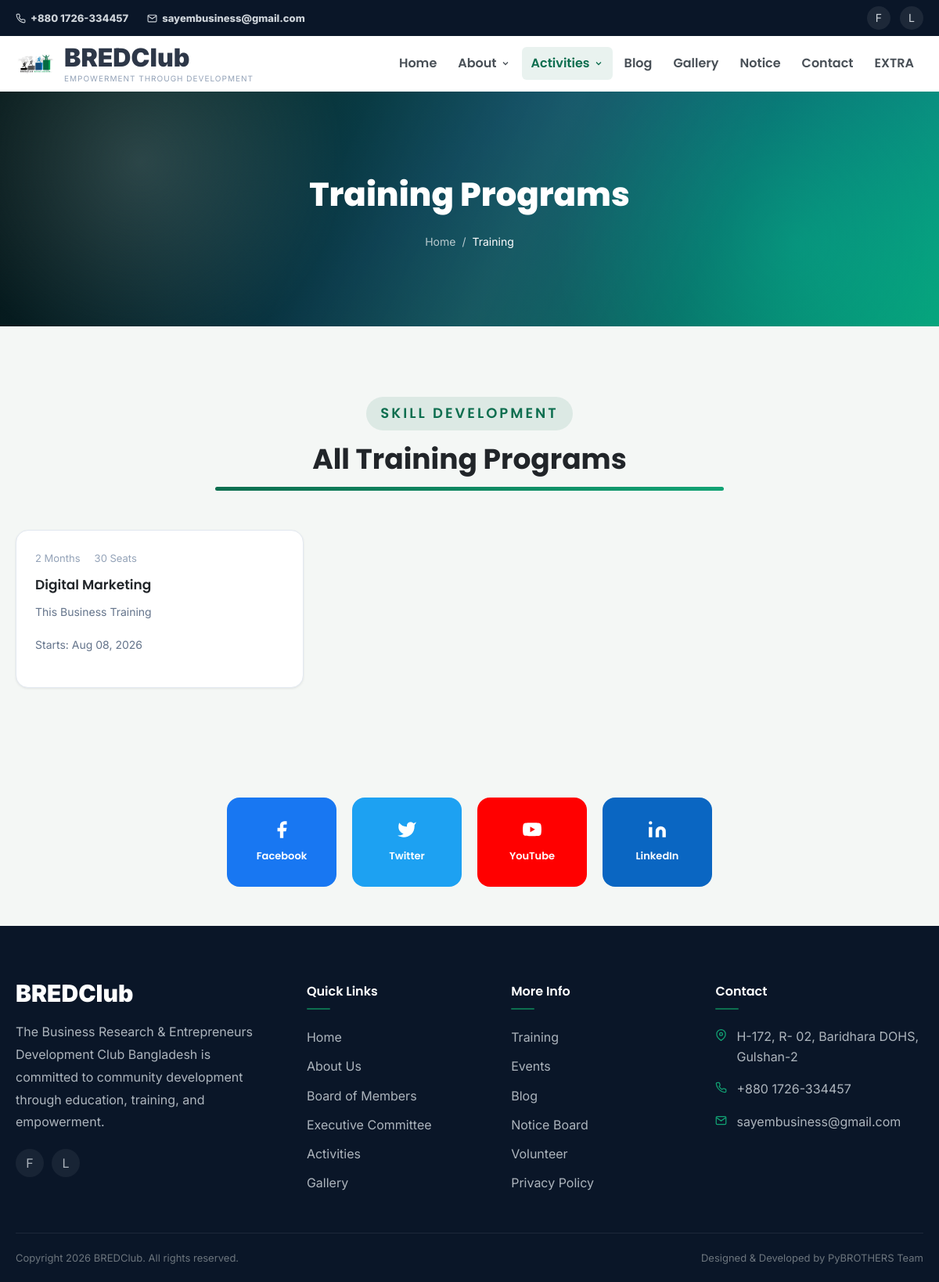
The page /training/ on the database its author committed.
### basic_app/models.py (models this page shows, shortened)
class BaseContentModel(models.Model):
    status = models.CharField(
        max_length=20,
        choices=PublishStatus.choices,
        default=PublishStatus.PUBLISHED,
    )
    ordering = models.PositiveIntegerField(default=0, db_index=True)
    created_at = models.DateTimeField(auto_now_add=True)
    updated_at = models.DateTimeField(auto_now=True)
    class Meta:
        abstract = True
        ordering = ("ordering", "-created_at")

class SEOMixin(models.Model):
    meta_title = models.CharField(max_length=160, blank=True)
    meta_description = models.CharField(max_length=255, blank=True)
    keywords = models.CharField(max_length=255, blank=True)
    og_image = models.ImageField(
        upload_to="seo/",
        blank=True,
        null=True,
        validators=[FileExtensionValidator(allowed_extensions=IMAGE_EXTENSIONS)],
    )
    class Meta:
        abstract = True

class SiteSettings(BaseContentModel, SEOMixin):
    site_name = models.CharField(max_length=120, default="BREDClub")
    tagline = models.CharField(
        max_length=180,
        default="Empowerment Through Development",
    )
    logo = models.ImageField(
        upload_to="site/",
        blank=True,
        null=True,
        validators=[FileExtensionValidator(allowed_extensions=IMAGE_EXTENSIONS)],
    )
    favicon = models.ImageField(
        upload_to="site/",
        blank=True,
        null=True,
        validators=[FileExtensionValidator(allowed_extensions=IMAGE_EXTENSIONS)],
    )
    footer_about = models.TextField(blank=True)
    address = models.TextField(blank=True)
    phone_primary = models.CharField(max_length=30, blank=True)
    phone_secondary = models.CharField(max_length=30, blank=True)
    email_primary = models.EmailField(blank=True)
    email_secondary = models.EmailField(blank=True)
    office_hours = models.CharField(max_length=180, blank=True)
    google_map_embed = models.TextField(blank=True)
    copyright_text = models.CharField(max_length=180, blank=True)
    developed_by = models.CharField(max_length=120, blank=True)
    class Meta(BaseContentModel.Meta):
        verbose_name = "Site Setting"
        verbose_name_plural = "Site Settings"
    @classmethod
    def load(cls):
        return cls.objects.filter(status=PublishStatus.PUBLISHED).order_by("ordering", "-updated_at").first()

class SocialLink(BaseContentModel):
    platform = models.CharField(max_length=80)
    url = models.URLField()
    icon_name = models.CharField(max_length=80, blank=True)
    class Meta(BaseContentModel.Meta):
        verbose_name = "Social Link"
        verbose_name_plural = "Social Links"

class Training(BaseContentModel, SEOMixin):
    title = models.CharField(max_length=180)
    slug = models.SlugField(max_length=200, unique=True, blank=True)
    image = models.ImageField(
        upload_to="training/",
        blank=True,
        null=True,
        validators=[FileExtensionValidator(allowed_extensions=IMAGE_EXTENSIONS)],
    )
    short_description = models.CharField(max_length=255, blank=True)
    description = models.TextField()
    duration = models.CharField(max_length=80, blank=True)
    seats = models.PositiveIntegerField(default=0)
    start_date = models.DateField(blank=True, null=True)
    end_date = models.DateField(blank=True, null=True)
    fee = models.DecimalField(max_digits=10, decimal_places=2, default=0)
    training_status = models.CharField(
        max_length=20,
        choices=TrainingStatus.choices,
        default=TrainingStatus.UPCOMING,
    )
    application_link = models.URLField(blank=True)
    class Meta(BaseContentModel.Meta):
        verbose_name = "Training"
        verbose_name_plural = "Trainings"

### basic_app/views.py (the view)
# urls.py: path('training/', views.training, name='training'),
def training(request):
    context = {
        **base_meta("Training Programs - BREDClub"),
        "trainings": published(Training),
    }
    return render(request, "home/training.html", context)

### basic_app/context_processors.py (called while the page is built)
def global_site_context(request):
    site_settings = SiteSettings.load() or SiteSettings()
    organization_info = OrganizationInformation.load() or OrganizationInformation()
    social_links = SocialLink.objects.filter(status=PublishStatus.PUBLISHED).order_by("ordering", "platform")
    return {
        "site_settings": site_settings,
        "organization_info": organization_info,
        "social_links": social_links,
        "canonical_url": request.build_absolute_uri(request.path),
    }

### basic_app/models.py (called while the page is built)
    @classmethod
    def load(cls):
        return cls.objects.filter(status=PublishStatus.PUBLISHED).order_by("ordering", "-updated_at").first()

### basic_app/views.py (called while the page is built)
def published(model):
    return model.objects.filter(status=PublishStatus.PUBLISHED)

def base_meta(title, description=DEFAULT_META_DESCRIPTION, keywords=""):
    return {
        "meta_title": title,
        "meta_description": description,
        "meta_keywords": keywords,
    }

### basic_app/templates/home/training.html (shortened to what this page needs)
{% extends 'base.html' %}
{% block content %}
<section class="page-banner">
    <div class="page-banner-overlay"></div>
    <div class="page-banner-content">
        <h1 class="page-banner-title">Training Programs</h1>
        <nav class="breadcrumb"><a href="{% url 'home:index' %}">Home</a><span>/</span><span>Training</span></nav>
    </div>
</section>
<section class="section">
    <div class="container">
        <div class="section-header fade-in">
            <span class="section-tag">Skill Development</span>
            <h2 class="section-title">All Training Programs</h2>
            <div class="title-divider"></div>
        </div>
        <div class="training-grid">
            {% for item in trainings %}
            <div class="training-card fade-in">
                <div class="training-body">
                    <div class="training-meta"><span>{{ item.duration|default:'Flexible' }}</span><span>{{ item.seats }} Seats</span></div>
                    <h3 class="training-title">{{ item.title }}</h3>
                    <p class="training-desc">{{ item.description }}</p>
                    {% if item.start_date %}<p class="training-desc">Starts: {{ item.start_date|date:"M d, Y" }}</p>{% endif %}
                </div>
            </div>
            {% empty %}
            <div class="empty-state">No training programs have been published yet.</div>
            {% endfor %}
        </div>
    </div>
</section>
{% endblock %}

### basic_app/templates/includes/topbar.html (shortened to what this page needs)
<div class="topbar" id="topbar">
    <div class="container">
        <div class="topbar-inner">
            <div class="topbar-left">
                <a href="tel:{{ site_settings.phone_primary|default:'+8801700000000' }}" class="topbar-link">
                    <span class="topbar-contact">{{ site_settings.phone_primary|default:'+880 1700-000000' }}</span>
                </a>
                <a href="mailto:{{ site_settings.email_primary|default:'info@bredclub.org' }}" class="topbar-link">
                    <svg width="13" height="13" viewBox="0 0 24 24" fill="none" stroke="currentColor" stroke-width="2"><path d="M4 4h16c1.1 0 2 .9 2 2v12c0 1.1-.9 2-2 2H4c-1.1 0-2-.9-2-2V6c0-1.1.9-2 2-2z"/><polyline points="22,6 12,13 2,6"/></svg>
                    <span class="topbar-contact">{{ site_settings.email_primary|default:'info@bredclub.org' }}</span>
                </a>
            </div>
            <div class="topbar-right">
                {% for link in social_links %}
                    <a href="{{ link.url }}" class="topbar-social" aria-label="{{ link.platform }}" target="_blank" rel="noopener">{{ link.platform|slice:":1" }}</a>
                {% endfor %}
            </div>
        </div>
    </div>
</div>

### basic_app/templates/includes/navbar.html (shortened to what this page needs)
{% load static %}
<header class="navbar" id="navbar">
  <div class="container">
    <div class="navbar-inner">
      <a href="{% url 'home:index' %}" class="navbar-logo">
        <span class="brand-mark">
          <img src="{% if site_settings.logo %}{{ site_settings.logo.url }}{% else %}{% static 'icons/logo.jpg' %}{% endif %}" alt="Logo" width="50" />
        </span>
        <span class="logo-content">
          <span class="logo-text">
            {{ site_settings.site_name|default:'BRED' }}{% if not site_settings %}<span class="logo-accent">Club</span>{% endif %}
          </span>
          <span class="logo-tagline"> {{ site_settings.tagline|default:'Empowerment Through Development' }} </span>
        </span>
      </a>
      <nav class="nav-menu" id="navMenu">
        <ul class="nav-list">
          <li>
            <a
              href="{% url 'home:index' %}"
              class="nav-link {% if request.resolver_match.url_name == 'index' %}active{% endif %}"
              >Home</a
            >
          </li>
          <li class="nav-dropdown">
            <a
              href="{% url 'home:about' %}"
              class="nav-link {% if request.resolver_match.url_name == 'about' or request.resolver_match.url_name == 'board_members' or request.resolver_match.url_name == 'executive_committee' %}active{% endif %}"
              >About
              <svg
                width="12"
                height="12"
                viewBox="0 0 24 24"
                fill="none"
                stroke="currentColor"
                stroke-width="2.5"
              >
                <polyline points="6 9 12 15 18 9" /></svg
            ></a>
          </li>
          <li class="nav-dropdown">
            <a
              href="{% url 'home:activities' %}"
              class="nav-link {% if request.resolver_match.url_name == 'activities' or request.resolver_match.url_name == 'training' or request.resolver_match.url_name == 'events' or request.resolver_match.url_name == 'volunteer' %}active{% endif %}"
              >Activities
              <svg
                width="12"
                height="12"
                viewBox="0 0 24 24"
                fill="none"
                stroke="currentColor"
                stroke-width="2.5"
              >
                <polyline points="6 9 12 15 18 9" /></svg
            ></a>
          </li>
          <li>
            <a
              href="{% url 'home:blog' %}"
              class="nav-link {% if request.resolver_match.url_name == 'blog' %}active{% endif %}"
              >Blog</a
            >
          </li>
          <li>
            <a
              href="{% url 'home:gallery' %}"
              class="nav-link {% if request.resolver_match.url_name == 'gallery' %}active{% endif %}"
              >Gallery</a
            >
          </li>
          <li>
            <a
              href="{% url 'home:notice' %}"
              class="nav-link {% if request.resolver_match.url_name == 'notice' %}active{% endif %}"
              >Notice</a
            >
          </li>
          <li>
            <a
              href="{% url 'home:contact' %}"
              class="nav-link {% if request.resolver_match.url_name == 'contact' %}active{% endif %}"
              >Contact</a
            >
          </li>
          <li>
            <a
              href="{% url 'home:ext' %}"
              class="nav-link {% if request.resolver_match.url_name == 'ext' %}active{% endif %}"
              >EXTRA</a
            >
          </li>
        </ul>
      </nav>
    </div>
  </div>
</header>

### basic_app/templates/includes/footer.html (shortened to what this page needs)
<footer class="footer" id="footerContact">
    <div class="container">
        <div class="footer-grid">
            <div class="footer-col">
                <a href="{% url 'home:index' %}" class="footer-logo"><span class="logo-text">{{ site_settings.site_name|default:'BREDClub' }}</span></a>
                <p class="footer-about">{{ site_settings.footer_about|default:'The Business Research & Entrepreneurs Development Club Bangladesh - committed to community development through education, training, and empowerment.' }}</p>
                <div class="footer-social">
                    {% for link in social_links %}
                        <a href="{{ link.url }}" aria-label="{{ link.platform }}" target="_blank" rel="noopener">{{ link.platform|slice:":1" }}</a>
                    {% endfor %}
                </div>
            </div>
            <div class="footer-col">
                <h3 class="footer-heading">Quick Links</h3>
                <ul class="footer-links">
                    <li><a href="{% url 'home:index' %}">Home</a></li>
                    <li><a href="{% url 'home:about' %}">About Us</a></li>
                    <li><a href="{% url 'home:board_members' %}">Board of Members</a></li>
                    <li><a href="{% url 'home:executive_committee' %}">Executive Committee</a></li>
                    <li><a href="{% url 'home:activities' %}">Activities</a></li>
                    <li><a href="{% url 'home:gallery' %}">Gallery</a></li>
                </ul>
            </div>
            <div class="footer-col">
                <h3 class="footer-heading">More Info</h3>
                <ul class="footer-links">
                    <li><a href="{% url 'home:training' %}">Training</a></li>
                    <li><a href="{% url 'home:events' %}">Events</a></li>
                    <li><a href="{% url 'home:blog' %}">Blog</a></li>
                    <li><a href="{% url 'home:notice' %}">Notice Board</a></li>
                    <li><a href="{% url 'home:volunteer' %}">Volunteer</a></li>
                    <li><a href="#">Privacy Policy</a></li>
                </ul>
            </div>
            <div class="footer-col">
                <h3 class="footer-heading">Contact</h3>
                <ul class="footer-contact">
                    <li><svg width="15" height="15" viewBox="0 0 24 24" fill="none" stroke="currentColor" stroke-width="2"><path d="M21 10c0 7-9 13-9 13s-9-6-9-13a9 9 0 0118 0z"/><circle cx="12" cy="10" r="3"/></svg><span>{{ site_settings.address|default:'Dhanmondi, Dhaka-1205, Bangladesh'|linebreaksbr }}</span></li>
                    <li><span>{{ site_settings.phone_primary|default:'+880 1700-000000' }}</span></li>
                    <li><svg width="15" height="15" viewBox="0 0 24 24" fill="none" stroke="currentColor" stroke-width="2"><path d="M4 4h16c1.1 0 2 .9 2 2v12c0 1.1-.9 2-2 2H4c-1.1 0-2-.9-2-2V6c0-1.1.9-2 2-2z"/><polyline points="22,6 12,13 2,6"/></svg><span>{{ site_settings.email_primary|default:'info@bredclub.org' }}</span></li>
                </ul>
            </div>
        </div>
        <div class="footer-bottom">
            <p>{{ site_settings.copyright_text|default:'Copyright 2026 BREDClub. All rights reserved.' }}</p>
            <p>{{ site_settings.developed_by|default:'Designed & Developed by PyBROTHERS Team' }}</p>
        </div>
    </div>
</footer>

### rows shown on the page
SiteSettings: phone_primary "+880 1726-334457", email_primary "sayembusiness@gmail.com", site_name "BREDClub", tagline "EMPOWERMENT THROUGH DEVELOPMENT", footer_about "The Business Research & Entrepreneurs Development Club Bangladesh is committed to community development through education, training, and empowerment.", address "H-172, R- 02, Baridhara DOHS, Gulshan-2", copyright_text "Copyright 2026 BREDClub. All rights reserved.", developed_by "Designed & Developed by PyBROTHERS Team"
SocialLink: platform "F"
SocialLink: platform "L"
Training: duration "2 Months", seats "30", title "Digital Marketing", description "This Business Training", start_date "Aug 08, 2026"
